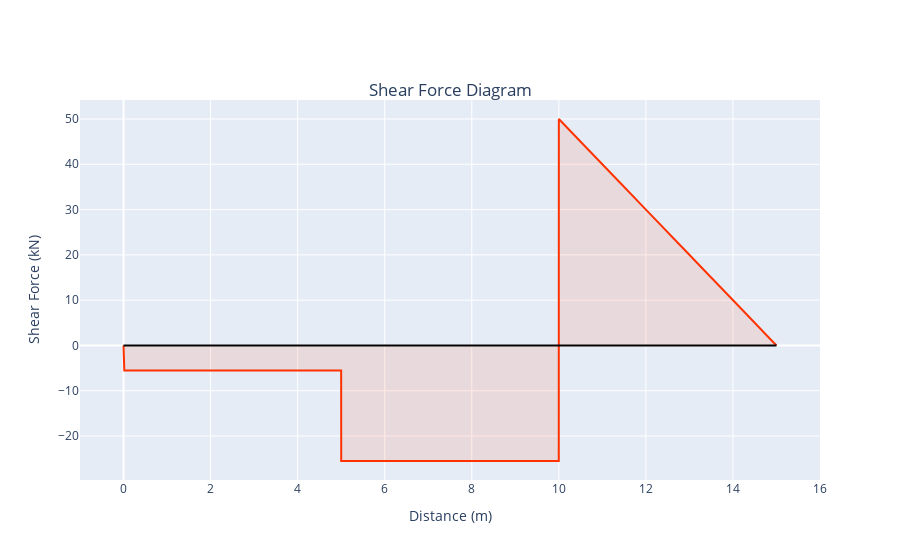

Notebook code for this chart:
### Markdown cell above
#### **Shear Diagram**

### Code cell
#Define the layout for Shear Diagram
layout = go.Layout(
    title = {
            "text": "Shear Force Diagram",
             "y":0.85,
             "x":0.5,
             "xanchor": "center",
             "yanchor": "top"
             }, 
    yaxis = dict(
        title = f"Shear Force ({FORCE_UNIT})"
        ),
    xaxis = dict(
        title= F"Distance ({DIST_UNIT})",
        range=[-1,span+1],
        ),
showlegend = False,
)

line = go.Scatter(
    x = X,
    y = sum(shearForce),
    mode="lines",
    name="", ## not used. units per below tell the hoverlabel give us enough information already. Use if you want something behind the label
    hovertemplate= "%{y:.2f}" + f" {FORCE_UNIT}" + " @ " + "%{x:.2f}" + f" {DIST_UNIT}" , # Note: the .1f part does decimal precision
    fill="tonexty",
    line_color="rgba(255,50,0,1.0)", # rbga(red,green,blue,alpha) where 255 is max value for red,green,blue, and alpha 1 is solid, .1 is transparent
    fillcolor="rgba(255,50,0,0.1)",
)

axis = go.Scatter(
    x = [0,span],
    y = [0,0],
    mode="lines",
    line_color="black"
)

#Generate and view the Figure

fig = go.Figure(data=[line,axis], layout=layout)

py.offline.iplot(fig)

### Figure 1 — Plotly figure (JSON) as saved in the notebook; plotly's stock layout.template omitted (floating-point values rounded to 4 significant figures; data arrays with more than 128 entries replaced by an {"elided": "..."} marker saying what was removed)
{"data": [{"fill": "tonexty", "fillcolor": "rgba(255,50,0,0.1)", "hovertemplate": "%{y:.2f} kN @ %{x:.2f} m", "line": {"color": "rgba(255,50,0,1.0)"}, "mode": "lines", "name": "", "type": "scatter", "x": {"elided": "10001 float values"}, "y": {"elided": "10001 float values"}}, {"line": {"color": "black"}, "mode": "lines", "type": "scatter", "x": [0, 15], "y": [0, 0]}], "layout": {"showlegend": false, "title": {"text": "Shear Force Diagram", "x": 0.5, "xanchor": "center", "y": 0.85, "yanchor": "top"}, "xaxis": {"range": [-1, 16], "title": {"text": "Distance (m)"}}, "yaxis": {"title": {"text": "Shear Force (kN)"}}}}
